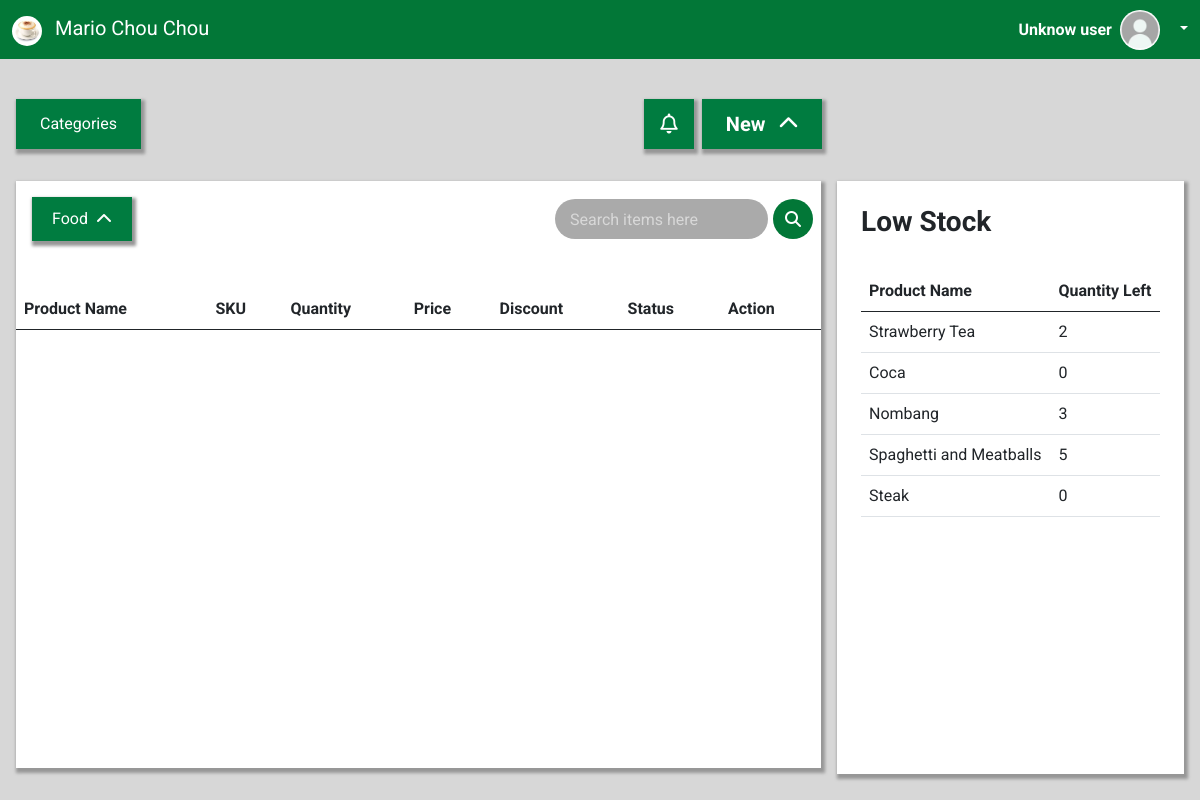
Screenshot of /inventory/ with the database file from the repository.
### pos_app/models.py (models this page shows, shortened)
class Category(models.Model):
    name = models.CharField(max_length=100, unique=True)
    def __str__(self):
        return self.name

class Product(models.Model):
    name = models.CharField(max_length=255)
    sku = models.CharField(max_length=100, unique=True)
    category = models.ForeignKey(Category, on_delete=models.SET_NULL, null=True)
    quantity_in_stock = models.IntegerField()
    price = models.DecimalField(max_digits=10, decimal_places=2)
    image = models.ImageField(upload_to='products/', null=True, blank=True)
    status = models.CharField(max_length=50, choices=[('available', 'Available'), ('out_of_stock', 'Out of Stock')], default="available")
    discount = models.DecimalField(max_digits=10, decimal_places=2, default=0.00, null=True)
    created_at = models.DateTimeField(auto_now_add=True)

### pos_app/views.py (the view)
# urls.py: path('inventory/', views.inventory_view, name='inventory'),
def inventory_view(request):
    categories = Category.objects.all()
    for category in categories:
        print(f'Category name: {category.name}, Category ID: {category.id}')
    products = Product.objects.all()
    if not products.exists():  # Check if no products exist
        print('Product is empty.')
    else:
        for product in products:
            print(f"Product ID: {product.id}, Product Name: {product.name}, Category: {product.category}, quanity: {product.quantity_in_stock}, dicount: {product.discount} status: {product.status}")
    low_stock_quantity = Product.objects.filter(quantity_in_stock__lte = 5)
    if not low_stock_quantity.exists():
        print('No product has low quantity')
    else:
        for low_stock in low_stock_quantity:
            print(f"low stock product : {low_stock.name}")
    return render(request, 'pos_app/inventory.html', {
        'categories': categories,
        'products': products,
        'low_stock_quantity' : low_stock_quantity
        })

### pos_app/templates/pos_app/inventory.html (shortened to what this page needs)
{% extends "pos_app/base.html" %}
{% block content %}
<div class="inventory_container d-flex mt-4">
    <section class="product_section d-flex m-3 me-2 justify-content-between">
        <div id="categoriess" class="btn-new shadow-new text-white px-4 py-2 d-flex align-items-center">
            <a class="" href="#" role="button" id="" data-bs-toggle="" aria-expanded="false">
                Categories
              </a>
        </div>
        <div class="d-flex ">
            <div class="btn-new py-2 me-2 px-3 shadow-new d-flex align-items-center position-relative">
                <i class="fa-regular fa-bell text-white fs-5" id="notif_fa-bell_btn" style="cursor: pointer !important;">
                </i>
            </div>
            <div class="custom-dropdown btn-new  text-white shadow-new">
                <button class="custom-dropdown-btn fs-5 px-4" id="new_pro_or_cate">
                    <span class="fs-5 fw-bold">New</span>
                    <i class="fa-solid fa-chevron-up ms-2" id="dropdownIcon_new"></i>
                </button>
            </div>
        </div>
    </section>
    <section class="low_stock_section d-flex m-3 ms-2">
    </section>
</div>
<div class="d-flex mt-0 p-0">
    <section class="product_section d-flex flex-column m-3 me-2 justify-content-between  shadow-new bg-white"  style="height: 100% !important; ">
        <div class="d-flex justify-content-between w-100">
            <div class="custom-dropdown shadow-new btn-new m-3">
                <button class="custom-dropdown-btn d-flex align-items-center justify-content-between" id="dropdownBtn">
                    <span id="selectedCategory_normal" data-category_id_normal="{{categories.0.id}}">
                        {% if categories %}
                            {{ categories.0.name }}
                        {% else %}
                            Category
                        {% endif %}
                    </span>
                    <i class="fa-solid fa-chevron-up ms-2" id="dropdownIcon"></i>
                </button>
            </div>
            <div class="d-flex align-items-center ms-3 me-2">
                <input class="text-white"
                    id="search"
                    type="text"
                    placeholder="Search items here"
                    style="height: 40px; border-radius: 20px; background-color: rgb(170, 170, 170); padding: 0 15px; border: none; cursor: pointer; color: white;" />
                <button type="button"
                    style="background-color: rgb(2, 119, 55); border: none; border-radius: 50%; padding: 10px; margin-left: 5px; display: flex; align-items: center; justify-content: center; height: 40px; width: 40px; cursor: pointer;">
                    <i class="fa-solid fa-magnifying-glass text-white"></i>
                </button>
            </div>
        </div>
        <div class="low_stock_table_container_listt mt-4 pt-2" style="height: 487px !important; overflow-y: auto !important">
            <table class="table table-hover position-relative"  >
                <thead>
                    <tr>
                        <th>Product Name</th>
                        <th>SKU</th>
                        <th>Quantity</th>
                        <th>Price</th>
                        <th>Discount</th>
                        <th>Status</th>
                        <th>Action</th>
                    </tr>
                </thead>
            </table>
        </div>
    </section>
    <section class="low_stock_section d-flex flex-column m-3 ms-2 p-4 shadow-new bg-white" style="height: 100% !important; ">
                <h1 class="text-start fs-3 fw-bold ">Low Stock</h1>
                <div class="low_stock_table_container mt-4 pt-2" style="height: 487px !important; overflow-y: auto !important">
                    <table class="table table-hover position-relative"  >
                        <thead>
                            <tr>
                                <th>Product Name</th>
                                <th>Quantity Left</th>
                            </tr>
                        </thead>
                        <tbody class="overflow-auto">
                            {% if low_stock_quantity %}
                                {% for low_stock in low_stock_quantity %}
                                    <tr>
                                        <td>{{low_stock.name}}</td>
                                        <td>{{low_stock.quantity_in_stock}}</td>
                                    </tr>
                                {% endfor %}
                            {%else%}
                                    <td colspan="2">No products are low on stock.</td>
                            {% endif %}
                        </tbody>
                    </table>
                </div>
    </section>
</div>
{% endblock content %}

### pos_app/static/pos_app/css/style.css (style rules this page uses)
.btn-new { background-color: #007C40 !important; }
.shadow-new { box-shadow: 2px 3px 3px 2px rgb(151, 151, 151) !important; }
.inventory_container { width: 100% !important; }
.product_section { width: 70% !important; }
.low_stock_section { width: 30% !important; }
.custom-dropdown { position: relative; display: inline-block; }
.custom-dropdown-btn { background-color: #007C40; color: white; padding: 10px 20px; border: none; border-radius: 5px; cursor: pointer; }
.custom-dropdown-btn i { transition: all 0.3s ease; }
input::placeholder { color: rgb(216, 216, 216) !important; }

### pos_app/templates/pos_app/base.html (style rules this page uses)
body, html { font-family: "Roboto", sans-serif; background-color: #D7D7D7 !important; }

### rows the page displays
Category: name "Food"
Product: name "Strawberry Tea", quantity_in_stock "2"
Product: name "Coca", quantity_in_stock "0"
Product: name "Nombang", quantity_in_stock "3"
Product: name "Spaghetti and Meatballs", quantity_in_stock "5"
Product: name "Steak", quantity_in_stock "0"
